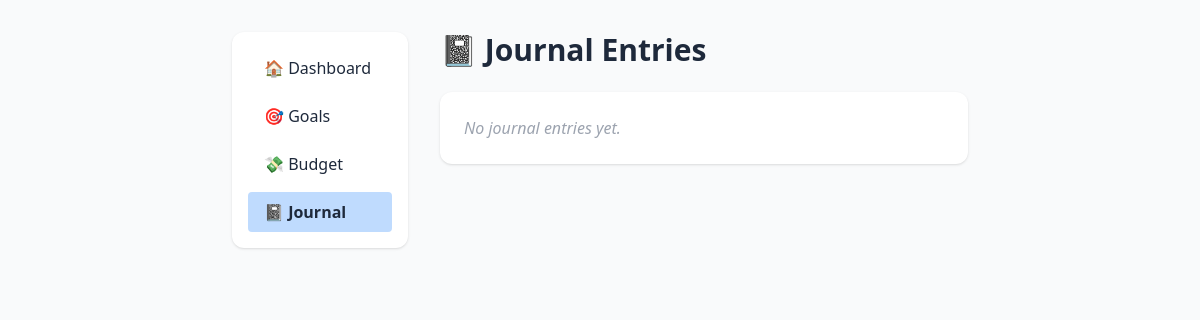
The app's page /view_entries, older data.
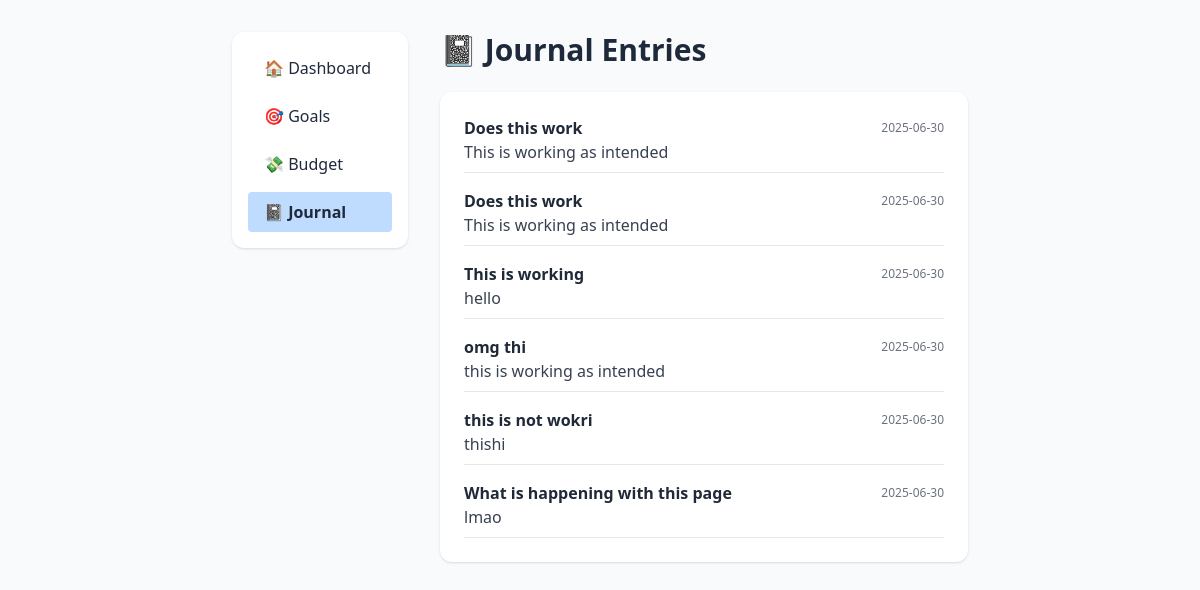
The same page, newer data.
### tables this page shows
CREATE TABLE journal (
            id INTEGER PRIMARY KEY AUTOINCREMENT,
            title TEXT NOT NULL,
            content TEXT NOT NULL,
            date TEXT NOT NULL,
            formatted_date TEXT GENERATED ALWAYS AS (
                strftime('%d %b %Y', date)
            ) STORED,
            created_at DATETIME DEFAULT CURRENT_TIMESTAMP
        );

### app.py (the view)
@app.route('/view_entries')
def view_entries():
    with sqlite3.connect('finance.db') as conn:
        cursor = conn.cursor()
        cursor.execute("""
            SELECT id, title, date, content, strftime('%d %b %Y', date) as formatted_date
            FROM journal
            ORDER BY date DESC
        """)
        entries = cursor.fetchall()
    return render_template('view_entries.html', entries=entries)

### templates/view_entries.html (shortened to what this page needs)
<!DOCTYPE html>
<html lang="en">
<head>
    <link rel="stylesheet" href="{{ url_for('static', filename='styles.css') }}">
    <script src="https://cdn.tailwindcss.com"></script>
</head>
<body class="bg-gray-50 min-h-screen font-sans">
    <div class="max-w-3xl mx-auto px-4 py-8">
        <div class="flex flex-col md:flex-row gap-8">
            <aside class="md:w-1/4 mb-8 md:mb-0">
                <nav class="bg-white rounded-xl shadow p-4 mb-6">
                    <ul class="space-y-2">
                        <li><a href="{{ url_for('home') }}" class="block py-2 px-4 rounded hover:bg-blue-100">🏠 Dashboard</a></li>
                        <li><a href="{{ url_for('view_goals') }}" class="block py-2 px-4 rounded hover:bg-blue-100">🎯 Goals</a></li>
                        <li><a href="{{ url_for('view_budget') }}" class="block py-2 px-4 rounded hover:bg-blue-100">💸 Budget</a></li>
                        <li><a href="{{ url_for('view_journal') }}" class="block py-2 px-4 rounded bg-blue-200 font-bold">📓 Journal</a></li>
                    </ul>
                </nav>
            </aside>
            <main class="md:w-3/4">
                <h1 class="text-3xl font-extrabold mb-6 flex items-center gap-2">📓 Journal Entries</h1>
                <div class="bg-white rounded-xl shadow p-6">
                    {% if entries %}
                        <div class="space-y-4">
                            {% for entry in entries %}
                            <div class="border-b pb-2 mb-2">
                                <div class="flex items-center justify-between">
                                    <span class="font-semibold text-gray-800">{{ entry[1] }}</span>
                                    <span class="text-xs text-gray-500">{{ entry[4] if entry[4] else entry[2] }}</span>
                                </div>
                                <p class="text-gray-700 whitespace-pre-line">{{ entry[3] }}</p>
                            </div>
                            {% endfor %}
                        </div>
                    {% else %}
                        <div class="text-gray-400 italic">No journal entries yet.</div>
                    {% endif %}
                </div>
            </main>
        </div>
    </div>
</body>
</html>

### static/styles.css (style rules this page uses)
*, *::before, *::after { box-sizing: border-box; margin: 0; padding: 0; }
body { font-family: 'Inter', -apple-system, BlinkMacSystemFont, 'Segoe UI', Roboto, Oxygen, Ubuntu, Cantarell, sans-serif; margin: 0; padding: 0; min-height: 100vh; background-color: #f8fafc; color: #1e293b; transition: background-color 0.3s ease, color 0.3s ease; font-size: 16px; line-height: 1.6; font-weight: 400; -webkit-font-smoothing: antialiased; -moz-osx-font-smoothing: grayscale; }

Row changes from the older to the newer data that the page shows:
added journal: title "Does this work", date "2025-06-30", content "This is working as intended"
added journal: title "Does this work", date "2025-06-30", content "This is working as intended"
added journal: title "This is working", date "2025-06-30", content "hello"
added journal: title "omg thi", date "2025-06-30", content "this is working as intended"
added journal: title "this is not wokri", date "2025-06-30", content "thishi"
added journal: title "What is happening with this page", date "2025-06-30", content "lmao"
Text that changed along with them:
text no longer shown: "No journal entries yet."
